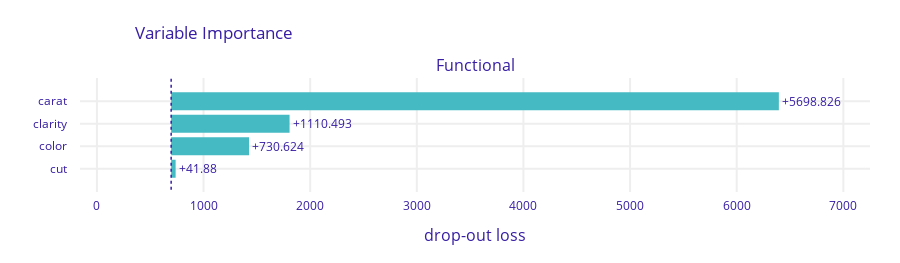
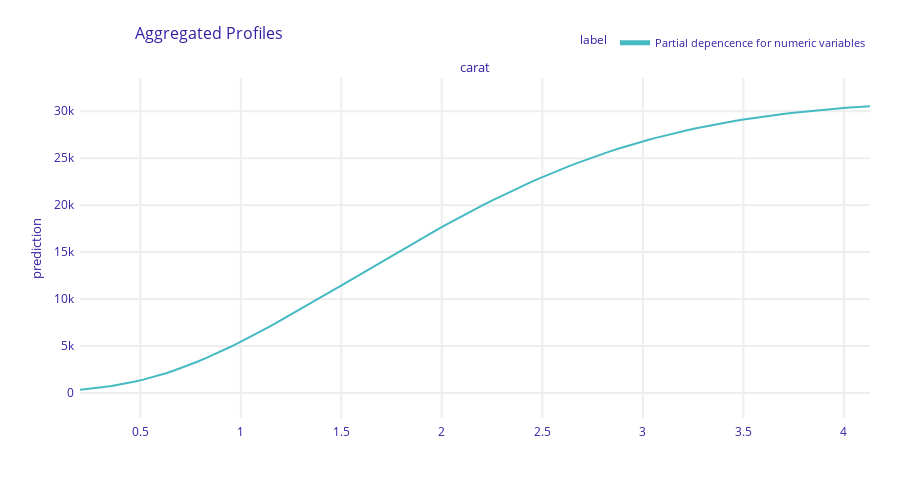
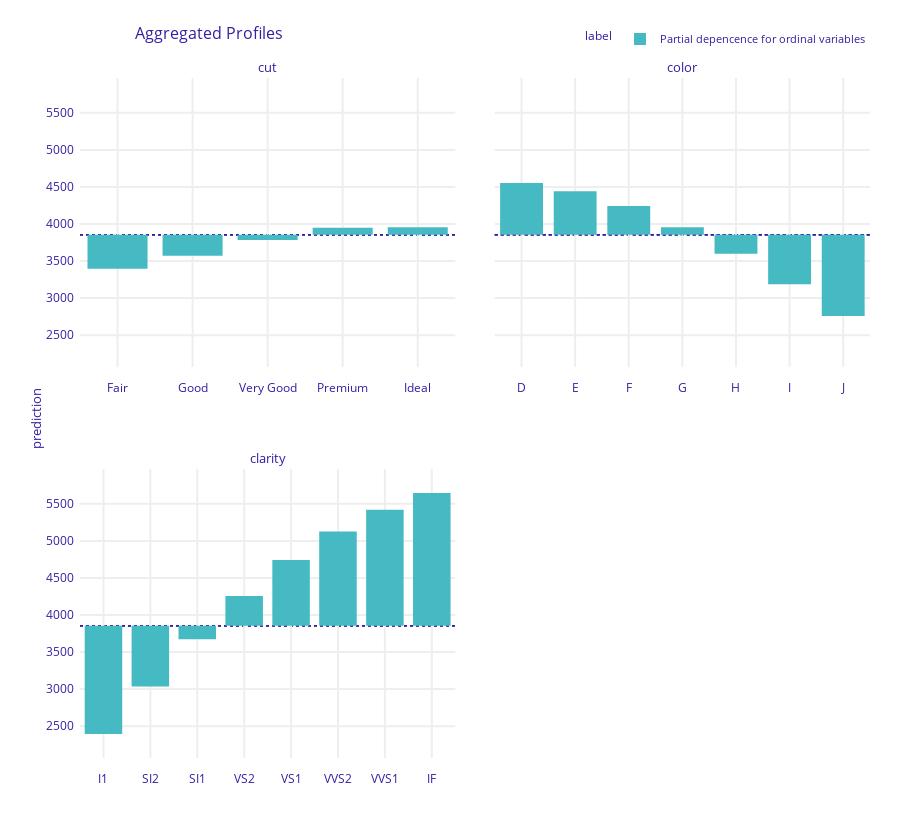

Notebook code cell kept with these figures, in order:
### Code cell
# Interpretation
from sklearn.metrics import mean_gamma_deviance as deviance
from sklearn.dummy import DummyRegressor
import dalex as dx

dummy = DummyRegressor().fit(X_train, y_train)
d0, d = (deviance(y_valid, m.predict(X_valid)) for m in (dummy, model))
print(f"% deviance explained: {(d0 - d) / d0:.2%}")

def pred_fun(m, X):
    return m.predict(preprocessor.transform(X), batch_size=1000).flatten()

exp = dx.Explainer(
    model, 
    data=df_valid[ord_features + ["carat"]], 
    y=y_valid, 
    predict_function=pred_fun, 
    verbose=False
)

vi = exp.model_parts()
vi.plot()

pdp_num = exp.model_profile(
    variables=["carat"],
    label="Partial depencence for numeric variables",
    verbose=False
)
pdp_num.plot()

pdp_ord = exp.model_profile(
    variable_type="categorical",
    variable_splits=dict(zip(ord_features, ord_levels)),
    label="Partial depencence for ordinal variables",
    verbose=False
)
pdp_ord.plot()

### Figure 1 — Plotly figure (JSON) as saved in the notebook; plotly's stock layout.template omitted (floating-point values rounded to 4 significant figures)
{"data": [{"base": 696.4, "hoverinfo": "text", "hoverlabel": {"bgcolor": "rgba(0,0,0,0.8)"}, "hovertext": ["Model: Functional loss after<br>variable: carat is permuted: 6395.188<br>Drop-out loss change: +5698.826", "Model: Functional loss after<br>variable: clarity is permuted: 1806.854<br>Drop-out loss change: +1110.493", "Model: Functional loss after<br>variable: color is permuted: 1426.985<br>Drop-out loss change: +730.624", "Model: Functional loss after<br>variable: cut is permuted: 738.242<br>Drop-out loss change: +41.88"], "marker": {"color": "#46bac2"}, "orientation": "h", "showlegend": false, "text": ["+5698.826", "+1110.493", "+730.624", "+41.88"], "textposition": "outside", "type": "bar", "x": [5699.0, 1110.0, 730.6, 41.88], "xaxis": "x", "y": ["carat", "clarity", "color", "cut"], "yaxis": "y"}], "layout": {"annotations": [{"font": {"size": 16}, "showarrow": false, "text": "Functional", "x": 0.5, "xanchor": "center", "xref": "paper", "y": 1, "yanchor": "bottom", "yref": "paper"}, {"font": {"size": 16}, "showarrow": false, "text": "drop-out loss", "x": 0.5, "xanchor": "center", "xref": "paper", "y": 0, "yanchor": "top", "yref": "paper", "yshift": -30}], "font": {"color": "#371ea3"}, "height": 263, "margin": {"b": 71, "r": 30, "t": 78}, "shapes": [{"line": {"color": "#371ea3", "dash": "dot", "width": 1.5}, "type": "line", "x0": 696.4, "x1": 696.4, "xref": "x", "y0": -1, "y1": 4, "yref": "y"}], "title": {"text": "Variable Importance", "x": 0.15}, "xaxis": {"anchor": "y", "automargin": true, "domain": [0, 1], "fixedrange": true, "gridwidth": 2, "range": [-158.5, 7250.0], "tickcolor": "white", "ticklen": 3, "ticks": "outside", "type": "linear", "zeroline": false}, "yaxis": {"anchor": "x", "automargin": true, "autorange": "reversed", "domain": [0, 1], "fixedrange": true, "gridwidth": 2, "tickcolor": "white", "ticklen": 10, "ticks": "outside", "type": "category"}}}

### Figure 2 — Plotly figure (JSON) as saved in the notebook; plotly's stock layout.template omitted (floating-point values rounded to 4 significant figures; data arrays with more than 128 entries replaced by an {"elided": "..."} marker saying what was removed)
{"data": [{"customdata": {"elided": "101x3 mixed values"}, "hovertemplate": "<b>%{hovertext}</b><br><br>prediction=%{y:.3f}<br>mean_prediction=%{customdata[0]:.3f}<extra></extra>", "hovertext": ["Partial depencence for numeric variables", "Partial depencence for numeric variables", "Partial depencence for numeric variables", "Partial depencence for numeric variables", "Partial depencence for numeric variables", "Partial depencence for numeric variables", "Partial depencence for numeric variables", "Partial depencence for numeric variables", "Partial depencence for numeric variables", "Partial depencence for numeric variables", "Partial depencence for numeric variables", "Partial depencence for numeric variables", "Partial depencence for numeric variables", "Partial depencence for numeric variables", "Partial depencence for numeric variables", "Partial depencence for numeric variables", "Partial depencence for numeric variables", "Partial depencence for numeric variables", "Partial depencence for numeric variables", "Partial depencence for numeric variables", "Partial depencence for numeric variables", "Partial depencence for numeric variables", "Partial depencence for numeric variables", "Partial depencence for numeric variables", "Partial depencence for numeric variables", "Partial depencence for numeric variables", "Partial depencence for numeric variables", "Partial depencence for numeric variables", "Partial depencence for numeric variables", "Partial depencence for numeric variables", "Partial depencence for numeric variables", "Partial depencence for numeric variables", "Partial depencence for numeric variables", "Partial depencence for numeric variables", "Partial depencence for numeric variables", "Partial depencence for numeric variables", "Partial depencence for numeric variables", "Partial depencence for numeric variables", "Partial depencence for numeric variables", "Partial depencence for numeric variables", "Partial depencence for numeric variables", "Partial depencence for numeric variables", "Partial depencence for numeric variables", "Partial depencence for numeric variables", "Partial depencence for numeric variables", "Partial depencence for numeric variables", "Partial depencence for numeric variables", "Partial depencence for numeric variables", "Partial depencence for numeric variables", "Partial depencence for numeric variables", "Partial depencence for numeric variables", "Partial depencence for numeric variables", "Partial depencence for numeric variables", "Partial depencence for numeric variables", "Partial depencence for numeric variables", "Partial depencence for numeric variables", "Partial depencence for numeric variables", "Partial depencence for numeric variables", "Partial depencence for numeric variables", "Partial depencence for numeric variables", "Partial depencence for numeric variables", "Partial depencence for numeric variables", "Partial depencence for numeric variables", "Partial depencence for numeric variables", "Partial depencence for numeric variables", "Partial depencence for numeric variables", "Partial depencence for numeric variables", "Partial depencence for numeric variables", "Partial depencence for numeric variables", "Partial depencence for numeric variables", "Partial depencence for numeric variables", "Partial depencence for numeric variables", "Partial depencence for numeric variables", "Partial depencence for numeric variables", "Partial depencence for numeric variables", "Partial depencence for numeric variables", "Partial depencence for numeric variables", "Partial depencence for numeric variables", "Partial depencence for numeric variables", "Partial depencence for numeric variables", "Partial depencence for numeric variables", "Partial depencence for numeric variables", "Partial depencence for numeric variables", "Partial depencence for numeric variables", "Partial depencence for numeric variables", "Partial depencence for numeric variables", "Partial depencence for numeric variables", "Partial depencence for numeric variables", "Partial depencence for numeric variables", "Partial depencence for numeric variables", "Partial depencence for numeric variables", "Partial depencence for numeric variables", "Partial depencence for numeric variables", "Partial depencence for numeric variables", "Partial depencence for numeric variables", "Partial depencence for numeric variables", "Partial depencence for numeric variables", "Partial depencence for numeric variables", "Partial depencence for numeric variables", "Partial depencence for numeric variables", "Partial depencence for numeric variables"], "legendgroup": "Partial depencence for numeric variables", "line": {"color": "#46bac2", "dash": "solid", "width": 2}, "marker": {"symbol": "circle"}, "mode": "lines", "name": "Partial depencence for numeric variables", "opacity": 1, "orientation": "v", "showlegend": true, "type": "scatter", "x": [0.2, 0.2393, 0.2786, 0.3179, 0.3572, 0.3965, 0.4358, 0.4751, 0.5144, 0.5537, 0.593, 0.6323, 0.6716, 0.7109, 0.7502, 0.7895, 0.8288, 0.8681, 0.9074, 0.9467, 0.986, 1.025, 1.065, 1.104, 1.143, 1.182, 1.222, 1.261, 1.3, 1.34, 1.379, 1.418, 1.458, 1.497, 1.536, 1.575, 1.615, 1.654, 1.693, 1.733, 1.772, 1.811, 1.851, 1.89, 1.929, 1.968, 2.008, 2.047, 2.086, 2.126, 2.165, 2.204, 2.244, 2.283, 2.322, 2.361, 2.401, 2.44, 2.479, 2.519, 2.558, 2.597, 2.637, 2.676, 2.715, 2.754, 2.794, 2.833, 2.872, 2.912, 2.951, 2.99, 3.03, 3.069, 3.108, 3.147, 3.187, 3.226, 3.265, 3.305, 3.344, 3.383, 3.423, 3.462, 3.501, 3.54, 3.58, 3.619, 3.658, 3.698, 3.737, 3.776, 3.816, 3.855, 3.894, 3.933, 3.973, 4.012, 4.051, 4.091, 4.13], "xaxis": "x", "y": [348.8, 426.0, 516.7, 622.3, 744.2, 883.5, 1041.0, 1219.0, 1416.0, 1634.0, 1873.0, 2133.0, 2413.0, 2714.0, 3033.0, 3372.0, 3728.0, 4100.0, 4488.0, 4890.0, 5305.0, 5732.0, 6170.0, 6617.0, 7072.0, 7535.0, 8005.0, 8481.0, 8962.0, 9446.0, 9935.0, 10430.0, 10920.0, 11420.0, 11910.0, 12410.0, 12910.0, 13400.0, 13900.0, 14390.0, 14880.0, 15370.0, 15860.0, 16340.0, 16820.0, 17290.0, 17760.0, 18220.0, 18670.0, 19120.0, 19560.0, 20000.0, 20420.0, 20840.0, 21250.0, 21650.0, 22040.0, 22420.0, 22800.0, 23160.0, 23510.0, 23850.0, 24190.0, 24510.0, 24820.0, 25130.0, 25420.0, 25700.0, 25980.0, 26240.0, 26490.0, 26740.0, 26970.0, 27200.0, 27410.0, 27620.0, 27820.0, 28010.0, 28200.0, 28370.0, 28540.0, 28700.0, 28850.0, 28990.0, 29130.0, 29260.0, 29390.0, 29500.0, 29610.0, 29720.0, 29820.0, 29910.0, 30000.0, 30080.0, 30160.0, 30230.0, 30300.0, 30360.0, 30420.0, 30480.0, 30530.0], "yaxis": "y"}], "layout": {"annotations": [{"font": {"size": 13}, "showarrow": false, "text": "carat", "x": 0.5, "xanchor": "center", "xref": "paper", "y": 1, "yanchor": "bottom", "yref": "paper"}, {"font": {"size": 13}, "showarrow": false, "text": "prediction", "textangle": -90, "x": -0.07, "xref": "paper", "y": 0.5, "yref": "paper"}], "font": {"color": "#371ea3"}, "height": 489, "hovermode": "x unified", "legend": {"font": {"size": 11}, "itemsizing": "constant", "orientation": "h", "title": {"font": {"size": 12}, "text": "label"}, "tracegroupgap": 0, "x": 1, "xanchor": "right", "y": 1.061, "yanchor": "bottom"}, "margin": {"b": 71, "r": 30, "t": 78}, "title": {"font": {"size": 16}, "text": "Aggregated Profiles", "x": 0.15}, "xaxis": {"anchor": "y", "automargin": true, "domain": [0, 1], "fixedrange": true, "gridwidth": 2, "showticklabels": true, "tickcolor": "white", "ticklen": 3, "ticks": "outside", "title": {"text": ""}, "type": "linear", "zeroline": false}, "yaxis": {"anchor": "x", "automargin": true, "domain": [0, 1], "fixedrange": true, "gridwidth": 2, "range": [-2669.0, 33550.0], "tickcolor": "white", "ticklen": 3, "ticks": "outside", "title": {"text": ""}, "type": "linear", "zeroline": false}}}

### Figure 3 — Plotly figure (JSON) as saved in the notebook; plotly's stock layout.template omitted (floating-point values rounded to 4 significant figures)
{"data": [{"alignmentgroup": "True", "base": [3853.0, 3853.0, 3853.0, 3853.0, 3853.0], "customdata": [[3397.0, "Partial depencence for ordinal variables", "cut"], [3570.0, "Partial depencence for ordinal variables", "cut"], [3783.0, "Partial depencence for ordinal variables", "cut"], [3948.0, "Partial depencence for ordinal variables", "cut"], [3956.0, "Partial depencence for ordinal variables", "cut"]], "hovertemplate": "<b>%{hovertext}</b><br><br>mean_prediction=%{base:.3f}<br>prediction=%{customdata[0]:.3f}<extra></extra>", "hovertext": ["Partial depencence for ordinal variables", "Partial depencence for ordinal variables", "Partial depencence for ordinal variables", "Partial depencence for ordinal variables", "Partial depencence for ordinal variables"], "legendgroup": "Partial depencence for ordinal variables", "marker": {"color": "#46bac2", "pattern": {"shape": ""}}, "name": "Partial depencence for ordinal variables", "offsetgroup": "Partial depencence for ordinal variables", "orientation": "v", "showlegend": true, "textposition": "auto", "type": "bar", "x": ["Fair", "Good", "Very Good", "Premium", "Ideal"], "xaxis": "x3", "y": [-456.5, -283.2, -69.96, 94.35, 102.7], "yaxis": "y3"}, {"alignmentgroup": "True", "base": [3853.0, 3853.0, 3853.0, 3853.0, 3853.0, 3853.0, 3853.0], "customdata": [[4552.0, "Partial depencence for ordinal variables", "color"], [4443.0, "Partial depencence for ordinal variables", "color"], [4244.0, "Partial depencence for ordinal variables", "color"], [3957.0, "Partial depencence for ordinal variables", "color"], [3597.0, "Partial depencence for ordinal variables", "color"], [3188.0, "Partial depencence for ordinal variables", "color"], [2758.0, "Partial depencence for ordinal variables", "color"]], "hovertemplate": "<b>%{hovertext}</b><br><br>mean_prediction=%{base:.3f}<br>prediction=%{customdata[0]:.3f}<extra></extra>", "hovertext": ["Partial depencence for ordinal variables", "Partial depencence for ordinal variables", "Partial depencence for ordinal variables", "Partial depencence for ordinal variables", "Partial depencence for ordinal variables", "Partial depencence for ordinal variables", "Partial depencence for ordinal variables"], "legendgroup": "Partial depencence for ordinal variables", "marker": {"color": "#46bac2", "pattern": {"shape": ""}}, "name": "Partial depencence for ordinal variables", "offsetgroup": "Partial depencence for ordinal variables", "orientation": "v", "showlegend": false, "textposition": "auto", "type": "bar", "x": ["D", "E", "F", "G", "H", "I", "J"], "xaxis": "x4", "y": [699.0, 589.9, 390.3, 103.7, -256.3, -665.9, -1095.0], "yaxis": "y4"}, {"alignmentgroup": "True", "base": [3853.0, 3853.0, 3853.0, 3853.0, 3853.0, 3853.0, 3853.0, 3853.0], "customdata": [[2395.0, "Partial depencence for ordinal variables", "clarity"], [3034.0, "Partial depencence for ordinal variables", "clarity"], [3673.0, "Partial depencence for ordinal variables", "clarity"], [4255.0, "Partial depencence for ordinal variables", "clarity"], [4743.0, "Partial depencence for ordinal variables", "clarity"], [5127.0, "Partial depencence for ordinal variables", "clarity"], [5420.0, "Partial depencence for ordinal variables", "clarity"], [5645.0, "Partial depencence for ordinal variables", "clarity"]], "hovertemplate": "<b>%{hovertext}</b><br><br>mean_prediction=%{base:.3f}<br>prediction=%{customdata[0]:.3f}<extra></extra>", "hovertext": ["Partial depencence for ordinal variables", "Partial depencence for ordinal variables", "Partial depencence for ordinal variables", "Partial depencence for ordinal variables", "Partial depencence for ordinal variables", "Partial depencence for ordinal variables", "Partial depencence for ordinal variables", "Partial depencence for ordinal variables"], "legendgroup": "Partial depencence for ordinal variables", "marker": {"color": "#46bac2", "pattern": {"shape": ""}}, "name": "Partial depencence for ordinal variables", "offsetgroup": "Partial depencence for ordinal variables", "orientation": "v", "showlegend": false, "textposition": "auto", "type": "bar", "x": ["I1", "SI2", "SI1", "VS2", "VS1", "VVS2", "VVS1", "IF"], "xaxis": "x", "y": [-1458.0, -819.0, -180.7, 401.3, 889.3, 1273.0, 1566.0, 1791.0], "yaxis": "y"}], "layout": {"annotations": [{"font": {"size": 13}, "showarrow": false, "text": "clarity", "x": 0.2375, "xanchor": "center", "xref": "paper", "y": 0.425, "yanchor": "bottom", "yref": "paper"}, {"font": {"size": 13}, "showarrow": false, "text": "cut", "x": 0.2375, "xanchor": "center", "xref": "paper", "y": 1, "yanchor": "bottom", "yref": "paper"}, {"font": {"size": 13}, "showarrow": false, "text": "color", "x": 0.7625, "xanchor": "center", "xref": "paper", "y": 1, "yanchor": "bottom", "yref": "paper"}, {"font": {"size": 13}, "showarrow": false, "text": "prediction", "textangle": -90, "x": -0.07, "xref": "paper", "y": 0.5, "yref": "paper"}], "barmode": "group", "font": {"color": "#371ea3"}, "height": 829, "hovermode": "x unified", "legend": {"font": {"size": 11}, "itemsizing": "constant", "orientation": "h", "title": {"font": {"size": 12}, "text": "label"}, "tracegroupgap": 0, "x": 1, "xanchor": "right", "y": 1.036, "yanchor": "bottom"}, "margin": {"b": 71, "r": 30, "t": 78}, "shapes": [{"layer": "below", "line": {"color": "#371ea3", "dash": "dot", "width": 1.5}, "type": "line", "x0": 0, "x1": 1, "xref": "x domain", "y0": 3853.0, "y1": 3853.0, "yref": "y"}, {"layer": "below", "line": {"color": "#371ea3", "dash": "dot", "width": 1.5}, "type": "line", "x0": 0, "x1": 1, "xref": "x3 domain", "y0": 3853.0, "y1": 3853.0, "yref": "y3"}, {"layer": "below", "line": {"color": "#371ea3", "dash": "dot", "width": 1.5}, "type": "line", "x0": 0, "x1": 1, "xref": "x4 domain", "y0": 3853.0, "y1": 3853.0, "yref": "y4"}, {"layer": "below", "line": {"color": "#371ea3", "dash": "dot", "width": 1.5}, "type": "line", "x0": 0, "x1": 1, "xref": "x domain", "y0": 3853.0, "y1": 3853.0, "yref": "y"}, {"layer": "below", "line": {"color": "#371ea3", "dash": "dot", "width": 1.5}, "type": "line", "x0": 0, "x1": 1, "xref": "x3 domain", "y0": 3853.0, "y1": 3853.0, "yref": "y3"}, {"layer": "below", "line": {"color": "#371ea3", "dash": "dot", "width": 1.5}, "type": "line", "x0": 0, "x1": 1, "xref": "x4 domain", "y0": 3853.0, "y1": 3853.0, "yref": "y4"}, {"layer": "below", "line": {"color": "#371ea3", "dash": "dot", "width": 1.5}, "type": "line", "x0": 0, "x1": 1, "xref": "x domain", "y0": 3853.0, "y1": 3853.0, "yref": "y"}, {"layer": "below", "line": {"color": "#371ea3", "dash": "dot", "width": 1.5}, "type": "line", "x0": 0, "x1": 1, "xref": "x3 domain", "y0": 3853.0, "y1": 3853.0, "yref": "y3"}, {"layer": "below", "line": {"color": "#371ea3", "dash": "dot", "width": 1.5}, "type": "line", "x0": 0, "x1": 1, "xref": "x4 domain", "y0": 3853.0, "y1": 3853.0, "yref": "y4"}], "title": {"font": {"size": 16}, "text": "Aggregated Profiles", "x": 0.15}, "xaxis": {"anchor": "y", "automargin": true, "domain": [0, 0.475], "fixedrange": true, "gridwidth": 2, "showticklabels": true, "tickcolor": "white", "ticklen": 10, "ticks": "outside", "title": {"text": ""}, "type": "category"}, "xaxis2": {"anchor": "y2", "automargin": true, "domain": [0.525, 1], "fixedrange": true, "gridwidth": 2, "showticklabels": true, "tickcolor": "white", "ticklen": 10, "ticks": "outside", "title": {"text": ""}, "type": "category"}, "xaxis3": {"anchor": "y3", "automargin": true, "domain": [0, 0.475], "fixedrange": true, "gridwidth": 2, "showticklabels": true, "tickcolor": "white", "ticklen": 10, "ticks": "outside", "title": {"text": ""}, "type": "category"}, "xaxis4": {"anchor": "y4", "automargin": true, "domain": [0.525, 1], "fixedrange": true, "gridwidth": 2, "showticklabels": true, "tickcolor": "white", "ticklen": 10, "ticks": "outside", "title": {"text": ""}, "type": "category"}, "yaxis": {"anchor": "x", "automargin": true, "domain": [0, 0.425], "fixedrange": true, "gridwidth": 2, "range": [2071.0, 5970.0], "tickcolor": "white", "ticklen": 3, "ticks": "outside", "title": {"text": ""}, "type": "linear", "zeroline": false}, "yaxis2": {"anchor": "x2", "automargin": true, "domain": [0, 0.425], "fixedrange": true, "gridwidth": 2, "matches": "y", "range": [2071.0, 5970.0], "showticklabels": false, "tickcolor": "white", "ticklen": 3, "ticks": "outside", "title": {"text": ""}, "type": "linear", "zeroline": false}, "yaxis3": {"anchor": "x3", "automargin": true, "domain": [0.575, 1], "fixedrange": true, "gridwidth": 2, "matches": "y", "range": [2071.0, 5970.0], "tickcolor": "white", "ticklen": 3, "ticks": "outside", "title": {"text": ""}, "type": "linear", "zeroline": false}, "yaxis4": {"anchor": "x4", "automargin": true, "domain": [0.575, 1], "fixedrange": true, "gridwidth": 2, "matches": "y", "range": [2071.0, 5970.0], "showticklabels": false, "tickcolor": "white", "ticklen": 3, "ticks": "outside", "title": {"text": ""}, "type": "linear", "zeroline": false}}}
